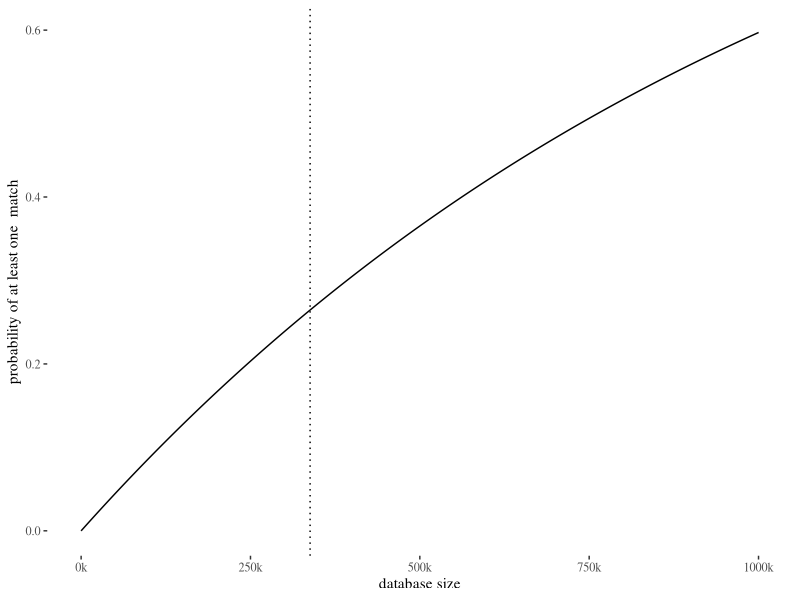
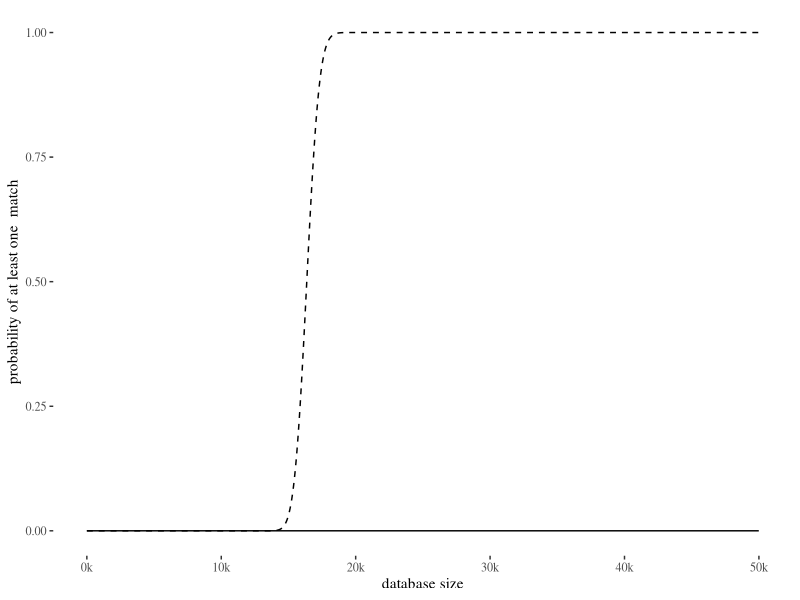
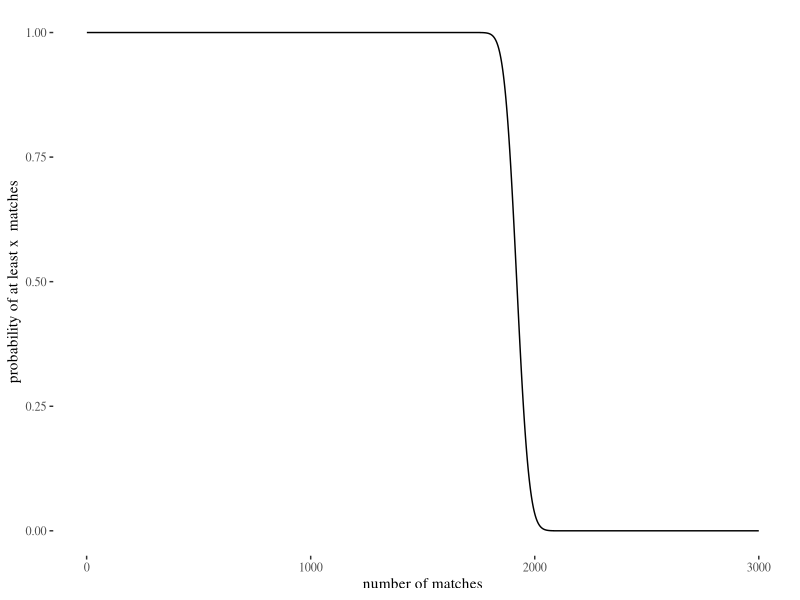

The R script that drew these images, in order: (Note: a time limit stopped this script after it produced the figures.)
## ---- chunk 1
library(ggplot2)
library(ggthemes)
knitr::opts_chunk$set(echo = TRUE)
## ---- chunk 2
EifH <- 1
EifNH <- .1
H <- .1
E <- EifH * H + EifNH * (1-H)
E
BF <- EifH/E
BF
EifH <- 1
EifNH <- .1
H2 <- .2
E2 <- EifH * H2 + EifNH * (1-H2)
E2
BF2 <- EifH/E2
BF2
## ---- chunk 3
eIfh <- 1
eIfnH <- (1/1.1e6)
lr <- eIfh/eIfnH
lr
## ---- chunk 4
dmp <- 1/1.1e6 * 338e3
1/dmp
## ---- chunk 5
p <- 1/1.1e6
d = seq(1,1e6, by = 10)
probs <- 1- pbinom(0, d, prob = p) 
df <- data.frame(d,probs)
ggplot(df, aes(x = d, y = probs))+geom_line()+geom_vline(xintercept = 338000, lty = 3)+
  scale_x_continuous(breaks = seq(0,1e6,by = 250000), labels = paste(c(0, 250, 500, 750, 1000), "k", sep = ""))+theme_tufte()+labs(x="database size", y="probability of at least one  match")
## ---- chunk 6
p <- 1/1.1e6
d = seq(1,50000, by = 10)
probs <- 1-pbinom(121,d,1/1.1e6)
probs2 <- 1-pbinom(121,choose(d,2),1/1.1e6)
df <- data.frame(d,probs,probs2)
ggplot(df, aes(x = d, y = probs))+geom_line()+
  scale_x_continuous(breaks = seq(0,50000,by = 10000), labels = paste(seq(0,50,by  = 10), "k", sep = ""))+theme_tufte()+labs(x="database size", y="probability of at least one  match")+geom_line(aes(y=probs2), lty = 2)
## ---- chunk 7
p <- 1/1.1e6
d = seq(1,3000, by = 1)
probs2 <- 1-pbinom(d,choose(65000,2),1/1.1e6)
df <- data.frame(d,probs2)
ggplot(df, aes(x = d, y = probs2))+theme_tufte()+labs(x="number of matches", y="probability of at least x  matches")+geom_line()
## ---- chunk 8
hdi = function(x, x.density, coverage){
  best = 0
for (ai in 1 : (length(x) - 1))
{for (bi in (ai + 1) : length(x))
{mass = sum(diff(x[ai : bi]) * x.density[(ai + 1) : bi])
if (mass >= coverage && mass / (x[bi] - x[ai]) > best)
{best = mass / (x[bi] - x[ai])
ai.best = ai
bi.best = bi}}}
c(x[ai.best], x[bi.best])
}
x <- 0:3000
x.density <- dbinom(x,size = choose(65000,2), p = 1/1.1e6)
interval <- hdi(x, x.density, .89)
## ---- chunk 9
p <- 1/1.1e6
d = seq(1500,2500, by = 1)
probs <- dbinom(d,choose(65000,2),1/1.1e6)
df <- data.frame(d,probs)
density <- ggplot(df, aes(x = d, y = probs))+geom_line()+theme_tufte()+labs(x="number of matches", y="probability of at least x  matches")
d <- ggplot_build(density)$data[[1]]
## ---- chunk 10
density+ geom_area(data = subset(d, x >= interval[1] & x <=interval[2]),aes(x=x, y = y), fill="skyblue", alpha = 0.4)
